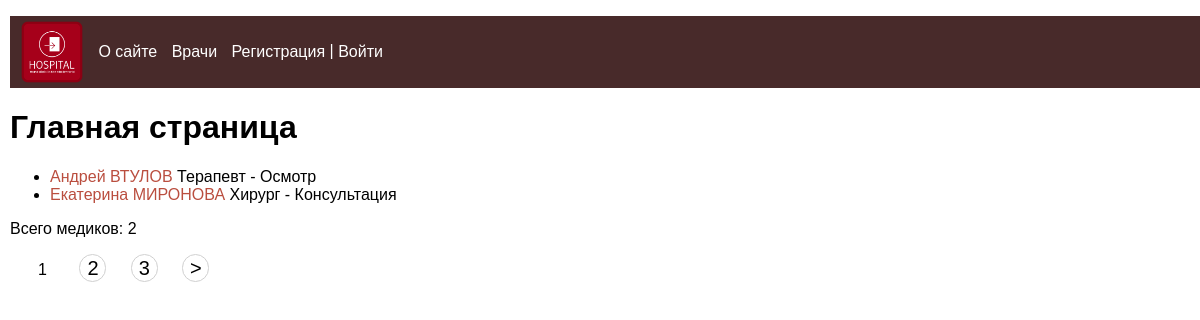
The page / on the database its author committed.
### patients/models.py (models this page shows, shortened)
class Medics(models.Model):
    first_name = models.CharField(verbose_name='Имя', max_length=50)
    last_name = models.CharField(verbose_name='Фамилия', max_length=50)
    middle_name = models.CharField(verbose_name='Отчество', max_length=50)
    gender = models.CharField(verbose_name='Пол', max_length=1)
    birth_date = models.DateField(verbose_name='Дата рождения', default=date(2000, 1, 1))
    works_from = models.DateField(verbose_name='Работает с')
    is_working = models.BooleanField(verbose_name='Работает на данный момент', default=True)
    grouptype = models.ForeignKey('GroupType', on_delete=models.CASCADE, verbose_name='Категория')
    slug = models.SlugField(verbose_name='URL', max_length=255, unique=True, db_index=True)
    user = models.ForeignKey(User, verbose_name='Пользователь', on_delete=models.CASCADE)
    class Meta:
        verbose_name = 'Врач'
        verbose_name_plural = 'Врачи'
        ordering = ['last_name', 'first_name']
    def get_absolute_url(self):
        return reverse('medic', kwargs={'med_slug': self.slug})

class GroupType(models.Model):
    grouptype = models.CharField(verbose_name="Категория", max_length=50)
    service = models.CharField(verbose_name="Оказываемая услуга", max_length=50)
    class Meta:
        verbose_name = 'Категория'
        verbose_name_plural = 'Категории'
        ordering = ['grouptype']
    def __str__(self):
        return f'{self.grouptype} - {self.service}'

### patients/views.py (the view)
# urls.py: path('', MedicHome.as_view(), name = 'home'),
class MedicHome(DataMixin, ListView):
    model = Medics
    template_name = 'patients/index.html'
    context_object_name = 'medics'
    paginate_by = 2
    def get_context_data(self, *, object_list=None, **kwargs):
        context = super().get_context_data(**kwargs)
        auth = self.request.user.is_authenticated
        c_def = self.get_user_context(title='Главная страница', auth=auth)
        return {**context, **c_def}
    def get_queryset(self):
        return Medics.objects.filter(is_working=True)

### patients/utils.py (called while the page is built)
    def get_user_context(self, **kwargs):
        context = kwargs
        context['menu'] = menu
        return context

### patients/templates/patients/index.html (shortened to what this page needs)
{% extends 'patients/base.html' %}
{% block content %}
        <h1>{{title}}</h1>
        <ul>
                {% for med in medics %}
                        <li>
                                <a href="{{med.get_absolute_url}}">
                                {{med.first_name}}
                                {{med.last_name | upper}}
                                </a>
                                {{med.grouptype}}
                        </li>
                {% endfor %}
        </ul>
        <p>Всего медиков: {{medics | length}}</p>
        {% if page_obj.has_other_pages %}
        <nav class="list-pages">
                 <ul>
                     {% for p in paginator.page_range %}
                                {% if page_obj.number == p %}
                                         <li class="page-num page-num-selected">{{ p }}</li>
                                {% elif p >= page_obj.number|add:-2 and p <= page_obj.number|add:2 %}
                                         <li class="page-num">
                                                 <a href="?page={{ p }}">{{ p }}</a>
                                         </li>
                                {% endif %}
                     {% endfor %}
                     {% if page_obj.has_next %}
                        <li class="page-num">
                         <a href="?page={{ page_obj.next_page_number}}">&gt;</a>
                        </li>
                     {% endif %}
                 </ul>
        </nav>
        {% endif %}
{% endblock %}

### patients/static/patients/css/styles.css (style rules this page uses)
a { text-decoration:none; color: #ba4e3f; }
body { font-family: "Arial"; margin: 0; padding: 0 10px 0 10px; height: 100%; width: 100%; color: #444: }
.list-pages ul { margin: 10px 0 0 0; padding: 0; list-style: none; }
.list-pages ul li { display: inline-block; margin: 0 0 10px 20px; }
.list-pages .page-num, .page-num-selected { display: inline-block; width: 25px; height: 24px; padding: 2px 0 0 0; border: 1px solid #d0d0d0; border-radius: 30px; text-align: center; }
.list-pages a { color: #000; font-size: 20px; text-decoration: none; }
.list-pages .page-num-selected { border: none; color: #000; font-size: 16px; text-align: center; }

### rows shown on the page
Medics: first_name "Андрей", last_name "ВТУЛОВ", grouptype "Терапевт - Осмотр"
Medics: first_name "Екатерина", last_name "МИРОНОВА", grouptype "Хирург - Консультация"

### other values the page prints
{{ m.title }} "О сайте" "Врачи"
{{ title }} "Главная страница"
{{ medics | length }} "2"
{{ p }} "1"
{{ p }} "2" "3"
